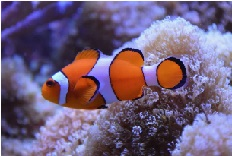
#> input picture Week1/Task1/nemo.jpg, 232 x 156 px
$ python Histogram.py
#> lines starting #> are read from the running program, lines starting #| are printed output that depends on the picture; after the words box and inside, x2 and y2 are one past the last pixel; in counts of white or black regions, pixels touching at a corner belong together
import cv2 as cv
import numpy as np
import matplotlib.pyplot as plt
import os

def thresholding():
    root = os.getcwd()
    imgPath = os.path.join(root, 'nemo.jpg')
    img = cv.imread(imgPath)
#> img is the input picture: shape (156, 232, 3); mean B, G, R 125.6, 95.4, 113.2
    imgGray = cv.cvtColor(img, cv.COLOR_BGR2GRAY)
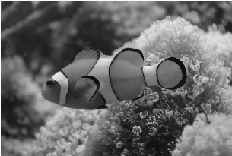
#> imgGray: shape (156, 232); min 8, max 255, mean 104.2

    hist = cv.calcHist([imgGray],[0], None , [256], [0,256])
#> hist = 256 values, max 357 at index 41, min 0 at index 0, mean 141.4
    plt.figure()
    plt.plot(hist)
    plt.xlabel('bins')
    plt.ylabel('# of pixels')
    plt.show()
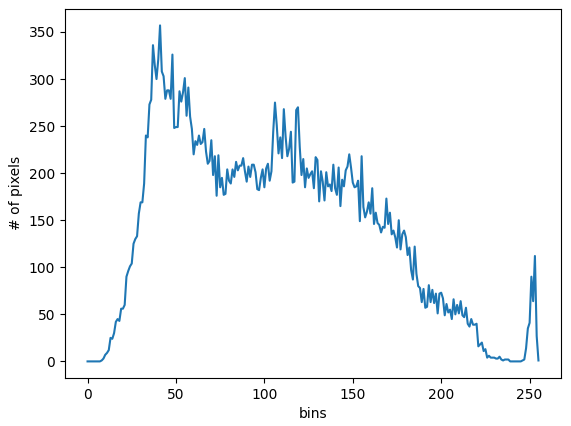
#> figure drawn by matplotlib, 1 panel; curve peaks at x = 41, y = 357

    threshOpt = [cv.THRESH_BINARY, cv.THRESH_BINARY_INV, cv.THRESH_TOZERO,
                cv.THRESH_TOZERO_INV, cv.THRESH_TRUNC]

    threshNames = ['binary','binaryInv','toZero','toZeroInv','trunc']

    plt.figure()
    plt.subplot(231)
    plt.imshow(imgGray, cmap='gray')

    for i in range(len(threshOpt)):
        plt.subplot(2,3,i+2)
        _, imgThres = cv.threshold(imgGray, 75, 255, threshOpt[i])
        plt.imshow(imgThres, cmap = 'gray')
        plt.title(threshNames[i])
#> this loop made 5 passes
#> pass 1, in thresholding, `_, imgThres = cv.threshold(imgGray, 75, 255, threshOpt[i])`:
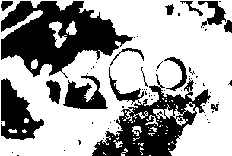
#> imgThres: shape (156, 232); 63.9% white; 66 black regions (52 under 20 px), largest, box (x1, y1, x2, y2) and area: (1, 1, 133, 78) 5455, (92, 67, 211, 156) 3983, (1, 78, 44, 140) 1456
#> pass 3, in thresholding, `_, imgThres = cv.threshold(imgGray, 75, 255, threshOpt[i])`:
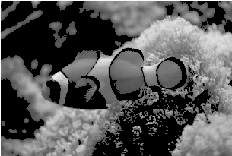
#> imgThres: shape (156, 232); min 0, max 255, mean 86.6

    plt.show()
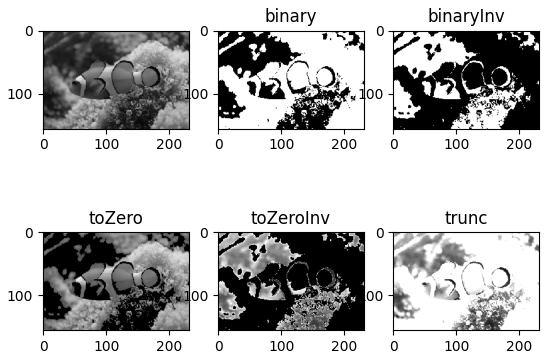
#> figure drawn by matplotlib, 6 panels

if __name__ == '__main__':
    thresholding()

$ run again, with Week1/Task1/earth.jpg copied over Week1/Task1/nemo.jpg
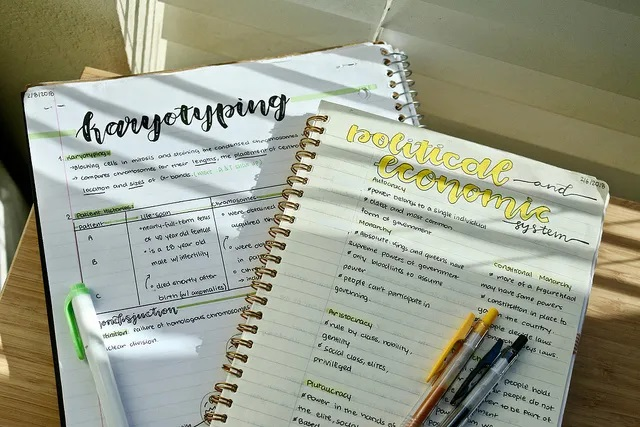
#> input picture Week1/Task1/earth.jpg, 640 x 427 px
#> in thresholding, img is the input picture: shape (427, 640, 3); mean B, G, R 139.4, 157.6, 153.8
#> hist = 256 values, max 4358 at index 171, min 3 at index 255, mean 1067.5
#> the loop in thresholding, `for i in range(len(threshOpt)):` made 5 passes
#> pass 1, in thresholding, `_, imgThres = cv.threshold(imgGray, 75, 255, threshOpt[i])`:
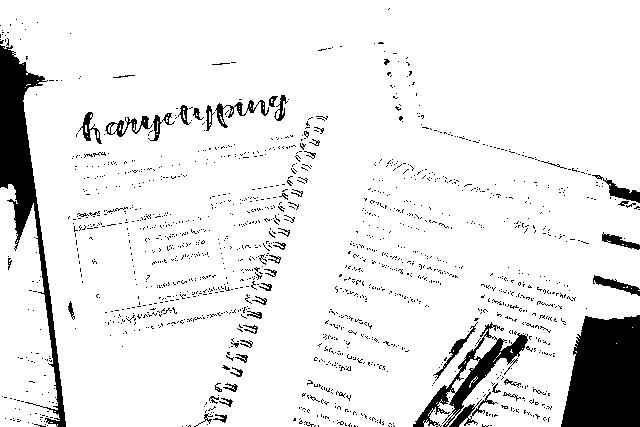
#> imgThres: shape (427, 640); 91% white; 1526 black regions (1468 under 20 px), largest, box (x1, y1, x2, y2) and area: (561, 315, 640, 427) 7420, (0, 45, 66, 427) 6000, (413, 322, 528, 427) 2366
#> pass 3, in thresholding, `_, imgThres = cv.threshold(imgGray, 75, 255, threshOpt[i])`:
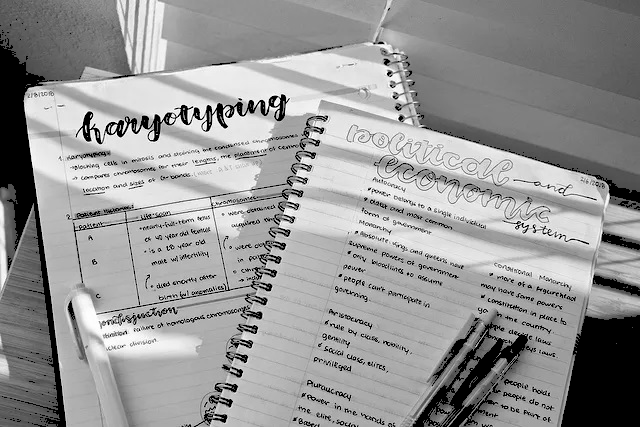
#> imgThres: shape (427, 640); min 0, max 255, mean 150.3
